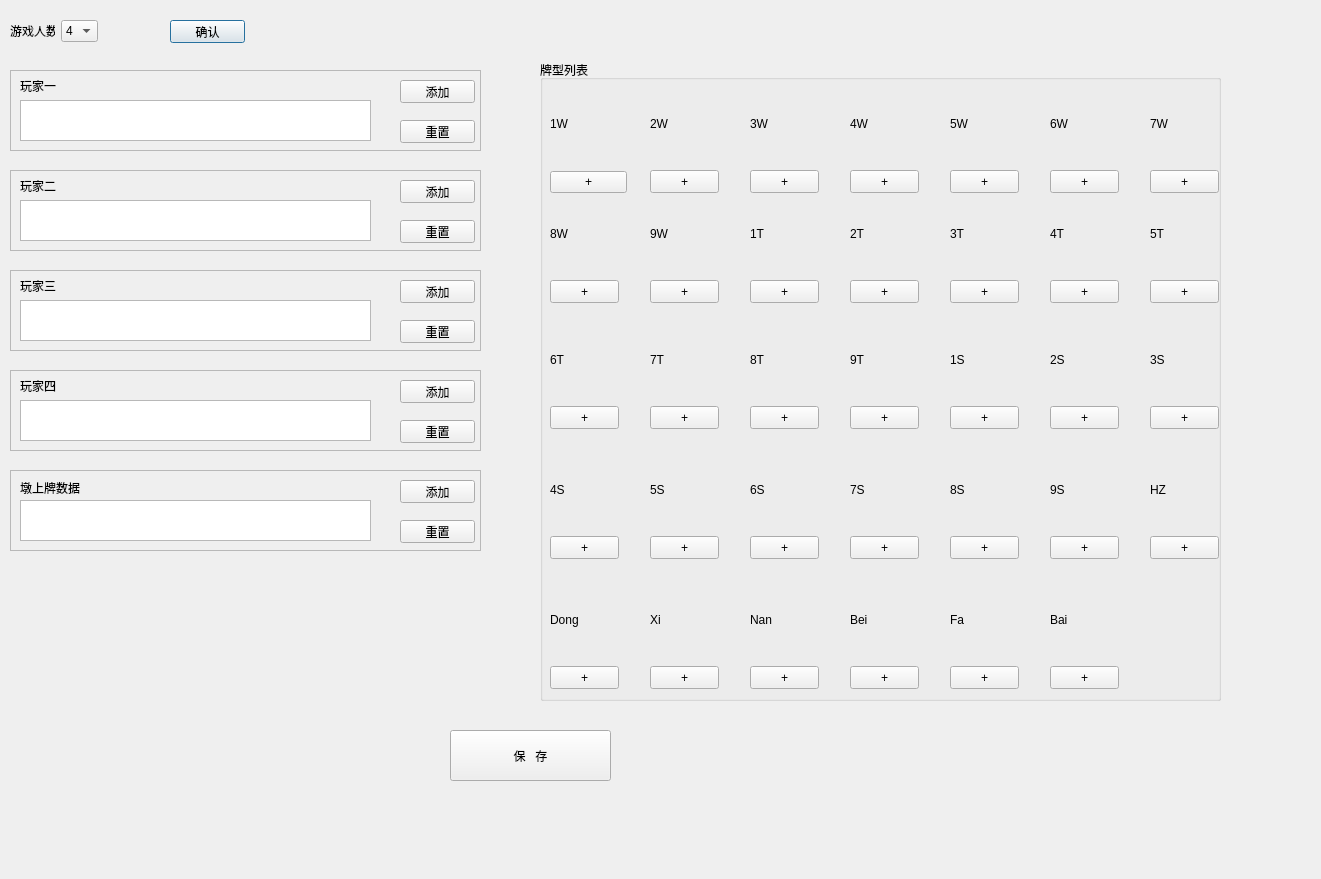
<?xml version="1.0" encoding="UTF-8"?>
<ui version="4.0">
 <class>Dialog</class>
 <widget class="QDialog" name="Dialog">
  <property name="geometry">
   <rect>
    <x>0</x>
    <y>0</y>
    <width>1321</width>
    <height>879</height>
   </rect>
  </property>
  <property name="windowTitle">
   <string>Dialog</string>
  </property>
  <widget class="QPushButton" name="pushButton">
   <property name="geometry">
    <rect>
     <x>170</x>
     <y>20</y>
     <width>75</width>
     <height>23</height>
    </rect>
   </property>
   <property name="text">
    <string>确认</string>
   </property>
  </widget>
  <widget class="QFrame" name="playerOne">
   <property name="geometry">
    <rect>
     <x>10</x>
     <y>70</y>
     <width>471</width>
     <height>81</height>
    </rect>
   </property>
   <property name="frameShape">
    <enum>QFrame::StyledPanel</enum>
   </property>
   <property name="frameShadow">
    <enum>QFrame::Raised</enum>
   </property>
   <widget class="QLabel" name="label_2">
    <property name="geometry">
     <rect>
      <x>10</x>
      <y>10</y>
      <width>54</width>
      <height>12</height>
     </rect>
    </property>
    <property name="text">
     <string>玩家一</string>
    </property>
   </widget>
   <widget class="QPlainTextEdit" name="playerOneText">
    <property name="geometry">
     <rect>
      <x>10</x>
      <y>30</y>
      <width>351</width>
      <height>41</height>
     </rect>
    </property>
   </widget>
   <widget class="QPushButton" name="playerOneaddBtn">
    <property name="geometry">
     <rect>
      <x>390</x>
      <y>10</y>
      <width>75</width>
      <height>23</height>
     </rect>
    </property>
    <property name="text">
     <string>添加</string>
    </property>
   </widget>
   <widget class="QPushButton" name="playerOneClearBtn">
    <property name="geometry">
     <rect>
      <x>390</x>
      <y>50</y>
      <width>75</width>
      <height>23</height>
     </rect>
    </property>
    <property name="text">
     <string>重置</string>
    </property>
   </widget>
  </widget>
  <widget class="QGroupBox" name="groupBox">
   <property name="geometry">
    <rect>
     <x>540</x>
     <y>60</y>
     <width>681</width>
     <height>641</height>
    </rect>
   </property>
   <property name="title">
    <string>牌型列表</string>
   </property>
   <widget class="QWidget" name="layoutWidget">
    <property name="geometry">
     <rect>
      <x>10</x>
      <y>22</y>
      <width>77</width>
      <height>111</height>
     </rect>
    </property>
    <layout class="QVBoxLayout" name="verticalLayout">
     <item>
      <widget class="QLabel" name="label_1W">
       <property name="text">
        <string>1W</string>
       </property>
      </widget>
     </item>
     <item>
      <widget class="QPushButton" name="pushButton_1W">
       <property name="text">
        <string>+</string>
       </property>
      </widget>
     </item>
    </layout>
   </widget>
   <widget class="QLabel" name="label_2W">
    <property name="geometry">
     <rect>
      <x>110</x>
      <y>24</y>
      <width>69</width>
      <height>80</height>
     </rect>
    </property>
    <property name="text">
     <string>2W</string>
    </property>
   </widget>
   <widget class="QPushButton" name="pushButton_2W">
    <property name="geometry">
     <rect>
      <x>110</x>
      <y>110</y>
      <width>69</width>
      <height>23</height>
     </rect>
    </property>
    <property name="text">
     <string>+</string>
    </property>
   </widget>
   <widget class="QLabel" name="label_3W">
    <property name="geometry">
     <rect>
      <x>210</x>
      <y>24</y>
      <width>69</width>
      <height>80</height>
     </rect>
    </property>
    <property name="text">
     <string>3W</string>
    </property>
   </widget>
   <widget class="QPushButton" name="pushButton_3W">
    <property name="geometry">
     <rect>
      <x>210</x>
      <y>110</y>
      <width>69</width>
      <height>23</height>
     </rect>
    </property>
    <property name="text">
     <string>+</string>
    </property>
   </widget>
   <widget class="QLabel" name="label_4W">
    <property name="geometry">
     <rect>
      <x>310</x>
      <y>24</y>
      <width>69</width>
      <height>80</height>
     </rect>
    </property>
    <property name="text">
     <string>4W</string>
    </property>
   </widget>
   <widget class="QPushButton" name="pushButton_4W">
    <property name="geometry">
     <rect>
      <x>310</x>
      <y>110</y>
      <width>69</width>
      <height>23</height>
     </rect>
    </property>
    <property name="text">
     <string>+</string>
    </property>
   </widget>
   <widget class="QLabel" name="label_5W">
    <property name="geometry">
     <rect>
      <x>410</x>
      <y>24</y>
      <width>69</width>
      <height>80</height>
     </rect>
    </property>
    <property name="text">
     <string>5W</string>
    </property>
   </widget>
   <widget class="QPushButton" name="pushButton_5W">
    <property name="geometry">
     <rect>
      <x>410</x>
      <y>110</y>
      <width>69</width>
      <height>23</height>
     </rect>
    </property>
    <property name="text">
     <string>+</string>
    </property>
   </widget>
   <widget class="QLabel" name="label_6W">
    <property name="geometry">
     <rect>
      <x>510</x>
      <y>24</y>
      <width>69</width>
      <height>80</height>
     </rect>
    </property>
    <property name="text">
     <string>6W</string>
    </property>
   </widget>
   <widget class="QPushButton" name="pushButton_6W">
    <property name="geometry">
     <rect>
      <x>510</x>
      <y>110</y>
      <width>69</width>
      <height>23</height>
     </rect>
    </property>
    <property name="text">
     <string>+</string>
    </property>
   </widget>
   <widget class="QLabel" name="label_7W">
    <property name="geometry">
     <rect>
      <x>610</x>
      <y>24</y>
      <width>69</width>
      <height>80</height>
     </rect>
    </property>
    <property name="text">
     <string>7W</string>
    </property>
   </widget>
   <widget class="QPushButton" name="pushButton_7W">
    <property name="geometry">
     <rect>
      <x>610</x>
      <y>110</y>
      <width>69</width>
      <height>23</height>
     </rect>
    </property>
    <property name="text">
     <string>+</string>
    </property>
   </widget>
   <widget class="QLabel" name="label_8W">
    <property name="geometry">
     <rect>
      <x>10</x>
      <y>134</y>
      <width>69</width>
      <height>80</height>
     </rect>
    </property>
    <property name="text">
     <string>8W</string>
    </property>
   </widget>
   <widget class="QPushButton" name="pushButton_8W">
    <property name="geometry">
     <rect>
      <x>10</x>
      <y>220</y>
      <width>69</width>
      <height>23</height>
     </rect>
    </property>
    <property name="text">
     <string>+</string>
    </property>
   </widget>
   <widget class="QLabel" name="label_9W">
    <property name="geometry">
     <rect>
      <x>110</x>
      <y>134</y>
      <width>69</width>
      <height>80</height>
     </rect>
    </property>
    <property name="text">
     <string>9W</string>
    </property>
   </widget>
   <widget class="QPushButton" name="pushButton_9W">
    <property name="geometry">
     <rect>
      <x>110</x>
      <y>220</y>
      <width>69</width>
      <height>23</height>
     </rect>
    </property>
    <property name="text">
     <string>+</string>
    </property>
   </widget>
   <widget class="QLabel" name="label_1T">
    <property name="geometry">
     <rect>
      <x>210</x>
      <y>134</y>
      <width>69</width>
      <height>80</height>
     </rect>
    </property>
    <property name="text">
     <string>1T</string>
    </property>
   </widget>
   <widget class="QPushButton" name="pushButton_1T">
    <property name="geometry">
     <rect>
      <x>210</x>
      <y>220</y>
      <width>69</width>
      <height>23</height>
     </rect>
    </property>
    <property name="text">
     <string>+</string>
    </property>
   </widget>
   <widget class="QLabel" name="label_2T">
    <property name="geometry">
     <rect>
      <x>310</x>
      <y>134</y>
      <width>69</width>
      <height>80</height>
     </rect>
    </property>
    <property name="text">
     <string>2T</string>
    </property>
   </widget>
   <widget class="QPushButton" name="pushButton_2T">
    <property name="geometry">
     <rect>
      <x>310</x>
      <y>220</y>
      <width>69</width>
      <height>23</height>
     </rect>
    </property>
    <property name="text">
     <string>+</string>
    </property>
   </widget>
   <widget class="QLabel" name="label_3T">
    <property name="geometry">
     <rect>
      <x>410</x>
      <y>134</y>
      <width>69</width>
      <height>80</height>
     </rect>
    </property>
    <property name="text">
     <string>3T</string>
    </property>
   </widget>
   <widget class="QPushButton" name="pushButton_3T">
    <property name="geometry">
     <rect>
      <x>410</x>
      <y>220</y>
      <width>69</width>
      <height>23</height>
     </rect>
    </property>
    <property name="text">
     <string>+</string>
    </property>
   </widget>
   <widget class="QLabel" name="label_4T">
    <property name="geometry">
     <rect>
      <x>510</x>
      <y>134</y>
      <width>69</width>
      <height>80</height>
     </rect>
    </property>
    <property name="text">
     <string>4T</string>
    </property>
   </widget>
   <widget class="QPushButton" name="pushButton_4T">
    <property name="geometry">
     <rect>
      <x>510</x>
      <y>220</y>
      <width>69</width>
      <height>23</height>
     </rect>
    </property>
    <property name="text">
     <string>+</string>
    </property>
   </widget>
   <widget class="QLabel" name="label_5T">
    <property name="geometry">
     <rect>
      <x>610</x>
      <y>134</y>
      <width>69</width>
      <height>80</height>
     </rect>
    </property>
    <property name="text">
     <string>5T</string>
    </property>
   </widget>
   <widget class="QPushButton" name="pushButton_5T">
    <property name="geometry">
     <rect>
      <x>610</x>
      <y>220</y>
      <width>69</width>
      <height>23</height>
     </rect>
    </property>
    <property name="text">
     <string>+</string>
    </property>
   </widget>
   <widget class="QPushButton" name="pushButton_6T">
    <property name="geometry">
     <rect>
      <x>10</x>
      <y>346</y>
      <width>69</width>
      <height>23</height>
     </rect>
    </property>
    <property name="text">
     <string>+</string>
    </property>
   </widget>
   <widget class="QLabel" name="label_6T">
    <property name="geometry">
     <rect>
      <x>10</x>
      <y>260</y>
      <width>69</width>
      <height>80</height>
     </rect>
    </property>
    <property name="text">
     <string>6T</string>
    </property>
   </widget>
   <widget class="QPushButton" name="pushButton_7T">
    <property name="geometry">
     <rect>
      <x>110</x>
      <y>346</y>
      <width>69</width>
      <height>23</height>
     </rect>
    </property>
    <property name="text">
     <string>+</string>
    </property>
   </widget>
   <widget class="QLabel" name="label_7T">
    <property name="geometry">
     <rect>
      <x>110</x>
      <y>260</y>
      <width>69</width>
      <height>80</height>
     </rect>
    </property>
    <property name="text">
     <string>7T</string>
    </property>
   </widget>
   <widget class="QPushButton" name="pushButton_8T">
    <property name="geometry">
     <rect>
      <x>210</x>
      <y>346</y>
      <width>69</width>
      <height>23</height>
     </rect>
    </property>
    <property name="text">
     <string>+</string>
    </property>
   </widget>
   <widget class="QLabel" name="label_8T">
    <property name="geometry">
     <rect>
      <x>210</x>
      <y>260</y>
      <width>69</width>
      <height>80</height>
     </rect>
    </property>
    <property name="text">
     <string>8T</string>
    </property>
   </widget>
   <widget class="QPushButton" name="pushButton_9T">
    <property name="geometry">
     <rect>
      <x>310</x>
      <y>346</y>
      <width>69</width>
      <height>23</height>
     </rect>
    </property>
    <property name="text">
     <string>+</string>
    </property>
   </widget>
   <widget class="QLabel" name="label_9T">
    <property name="geometry">
     <rect>
      <x>310</x>
      <y>260</y>
      <width>69</width>
      <height>80</height>
     </rect>
    </property>
    <property name="text">
     <string>9T</string>
    </property>
   </widget>
   <widget class="QPushButton" name="pushButton_1sou">
    <property name="geometry">
     <rect>
      <x>410</x>
      <y>346</y>
      <width>69</width>
      <height>23</height>
     </rect>
    </property>
    <property name="text">
     <string>+</string>
    </property>
   </widget>
   <widget class="QLabel" name="label_1sou">
    <property name="geometry">
     <rect>
      <x>410</x>
      <y>260</y>
      <width>69</width>
      <height>80</height>
     </rect>
    </property>
    <property name="text">
     <string>1S</string>
    </property>
   </widget>
   <widget class="QLabel" name="label_2sou">
    <property name="geometry">
     <rect>
      <x>510</x>
      <y>260</y>
      <width>69</width>
      <height>80</height>
     </rect>
    </property>
    <property name="text">
     <string>2S</string>
    </property>
   </widget>
   <widget class="QPushButton" name="pushButton_2sou">
    <property name="geometry">
     <rect>
      <x>510</x>
      <y>346</y>
      <width>69</width>
      <height>23</height>
     </rect>
    </property>
    <property name="text">
     <string>+</string>
    </property>
   </widget>
   <widget class="QPushButton" name="pushButton_3sou">
    <property name="geometry">
     <rect>
      <x>610</x>
      <y>346</y>
      <width>69</width>
      <height>23</height>
     </rect>
    </property>
    <property name="text">
     <string>+</string>
    </property>
   </widget>
   <widget class="QLabel" name="label_3sou">
    <property name="geometry">
     <rect>
      <x>610</x>
      <y>260</y>
      <width>69</width>
      <height>80</height>
     </rect>
    </property>
    <property name="text">
     <string>3S</string>
    </property>
   </widget>
   <widget class="QPushButton" name="pushButton_4sou">
    <property name="geometry">
     <rect>
      <x>10</x>
      <y>476</y>
      <width>69</width>
      <height>23</height>
     </rect>
    </property>
    <property name="text">
     <string>+</string>
    </property>
   </widget>
   <widget class="QLabel" name="label_4sou">
    <property name="geometry">
     <rect>
      <x>10</x>
      <y>390</y>
      <width>69</width>
      <height>80</height>
     </rect>
    </property>
    <property name="text">
     <string>4S</string>
    </property>
   </widget>
   <widget class="QPushButton" name="pushButton_5sou">
    <property name="geometry">
     <rect>
      <x>110</x>
      <y>476</y>
      <width>69</width>
      <height>23</height>
     </rect>
    </property>
    <property name="text">
     <string>+</string>
    </property>
   </widget>
   <widget class="QLabel" name="label_5sou">
    <property name="geometry">
     <rect>
      <x>110</x>
      <y>390</y>
      <width>69</width>
      <height>80</height>
     </rect>
    </property>
    <property name="text">
     <string>5S</string>
    </property>
   </widget>
   <widget class="QPushButton" name="pushButton_6sou">
    <property name="geometry">
     <rect>
      <x>210</x>
      <y>476</y>
      <width>69</width>
      <height>23</height>
     </rect>
    </property>
    <property name="text">
     <string>+</string>
    </property>
   </widget>
   <widget class="QLabel" name="label_6sou">
    <property name="geometry">
     <rect>
      <x>210</x>
      <y>390</y>
      <width>69</width>
      <height>80</height>
     </rect>
    </property>
    <property name="text">
     <string>6S</string>
    </property>
   </widget>
   <widget class="QPushButton" name="pushButton_7sou">
    <property name="geometry">
     <rect>
      <x>310</x>
      <y>476</y>
      <width>69</width>
      <height>23</height>
     </rect>
    </property>
    <property name="text">
     <string>+</string>
    </property>
   </widget>
   <widget class="QLabel" name="label_7sou">
    <property name="geometry">
     <rect>
      <x>310</x>
      <y>390</y>
      <width>69</width>
      <height>80</height>
     </rect>
    </property>
    <property name="text">
     <string>7S</string>
    </property>
   </widget>
   <widget class="QLabel" name="label_8sou">
    <property name="geometry">
     <rect>
      <x>410</x>
      <y>390</y>
      <width>69</width>
      <height>80</height>
     </rect>
    </property>
    <property name="text">
     <string>8S</string>
    </property>
   </widget>
   <widget class="QPushButton" name="pushButton_8sou">
    <property name="geometry">
     <rect>
      <x>410</x>
      <y>476</y>
      <width>69</width>
      <height>23</height>
     </rect>
    </property>
    <property name="text">
     <string>+</string>
    </property>
   </widget>
   <widget class="QPushButton" name="pushButton_9sou">
    <property name="geometry">
     <rect>
      <x>510</x>
      <y>476</y>
      <width>69</width>
      <height>23</height>
     </rect>
    </property>
    <property name="text">
     <string>+</string>
    </property>
   </widget>
   <widget class="QLabel" name="label_9sou">
    <property name="geometry">
     <rect>
      <x>510</x>
      <y>390</y>
      <width>69</width>
      <height>80</height>
     </rect>
    </property>
    <property name="text">
     <string>9S</string>
    </property>
   </widget>
   <widget class="QLabel" name="label_HZ">
    <property name="geometry">
     <rect>
      <x>610</x>
      <y>390</y>
      <width>69</width>
      <height>80</height>
     </rect>
    </property>
    <property name="text">
     <string>HZ</string>
    </property>
   </widget>
   <widget class="QPushButton" name="pushButton_HZ">
    <property name="geometry">
     <rect>
      <x>610</x>
      <y>476</y>
      <width>69</width>
      <height>23</height>
     </rect>
    </property>
    <property name="text">
     <string>+</string>
    </property>
   </widget>
   <widget class="QPushButton" name="pushButton_Dong">
    <property name="geometry">
     <rect>
      <x>10</x>
      <y>606</y>
      <width>69</width>
      <height>23</height>
     </rect>
    </property>
    <property name="text">
     <string>+</string>
    </property>
   </widget>
   <widget class="QLabel" name="label_Dong">
    <property name="geometry">
     <rect>
      <x>10</x>
      <y>520</y>
      <width>69</width>
      <height>80</height>
     </rect>
    </property>
    <property name="text">
     <string>Dong</string>
    </property>
   </widget>
   <widget class="QPushButton" name="pushButton_Xi">
    <property name="geometry">
     <rect>
      <x>110</x>
      <y>606</y>
      <width>69</width>
      <height>23</height>
     </rect>
    </property>
    <property name="text">
     <string>+</string>
    </property>
   </widget>
   <widget class="QLabel" name="label_Xi">
    <property name="geometry">
     <rect>
      <x>110</x>
      <y>520</y>
      <width>69</width>
      <height>80</height>
     </rect>
    </property>
    <property name="text">
     <string>Xi</string>
    </property>
   </widget>
   <widget class="QLabel" name="label_Nan">
    <property name="geometry">
     <rect>
      <x>210</x>
      <y>520</y>
      <width>69</width>
      <height>80</height>
     </rect>
    </property>
    <property name="text">
     <string>Nan</string>
    </property>
   </widget>
   <widget class="QPushButton" name="pushButton_Nan">
    <property name="geometry">
     <rect>
      <x>210</x>
      <y>606</y>
      <width>69</width>
      <height>23</height>
     </rect>
    </property>
    <property name="text">
     <string>+</string>
    </property>
   </widget>
   <widget class="QPushButton" name="pushButton_Bei">
    <property name="geometry">
     <rect>
      <x>310</x>
      <y>606</y>
      <width>69</width>
      <height>23</height>
     </rect>
    </property>
    <property name="text">
     <string>+</string>
    </property>
   </widget>
   <widget class="QLabel" name="label_Bei">
    <property name="geometry">
     <rect>
      <x>310</x>
      <y>520</y>
      <width>69</width>
      <height>80</height>
     </rect>
    </property>
    <property name="text">
     <string>Bei</string>
    </property>
   </widget>
   <widget class="QPushButton" name="pushButton_Fa">
    <property name="geometry">
     <rect>
      <x>410</x>
      <y>606</y>
      <width>69</width>
      <height>23</height>
     </rect>
    </property>
    <property name="text">
     <string>+</string>
    </property>
   </widget>
   <widget class="QLabel" name="label_Fa">
    <property name="geometry">
     <rect>
      <x>410</x>
      <y>520</y>
      <width>69</width>
      <height>80</height>
     </rect>
    </property>
    <property name="text">
     <string>Fa</string>
    </property>
   </widget>
   <widget class="QPushButton" name="pushButton_Bai">
    <property name="geometry">
     <rect>
      <x>510</x>
      <y>606</y>
      <width>69</width>
      <height>23</height>
     </rect>
    </property>
    <property name="text">
     <string>+</string>
    </property>
   </widget>
   <widget class="QLabel" name="label_Bai">
    <property name="geometry">
     <rect>
      <x>510</x>
      <y>520</y>
      <width>69</width>
      <height>80</height>
     </rect>
    </property>
    <property name="text">
     <string>Bai</string>
    </property>
   </widget>
  </widget>
  <widget class="QFrame" name="playerTow">
   <property name="geometry">
    <rect>
     <x>10</x>
     <y>170</y>
     <width>471</width>
     <height>81</height>
    </rect>
   </property>
   <property name="frameShape">
    <enum>QFrame::StyledPanel</enum>
   </property>
   <property name="frameShadow">
    <enum>QFrame::Raised</enum>
   </property>
   <widget class="QLabel" name="label_3">
    <property name="geometry">
     <rect>
      <x>10</x>
      <y>10</y>
      <width>54</width>
      <height>12</height>
     </rect>
    </property>
    <property name="text">
     <string>玩家二</string>
    </property>
   </widget>
   <widget class="QPlainTextEdit" name="playerTowText">
    <property name="geometry">
     <rect>
      <x>10</x>
      <y>30</y>
      <width>351</width>
      <height>41</height>
     </rect>
    </property>
   </widget>
   <widget class="QPushButton" name="playerTowaddBtn">
    <property name="geometry">
     <rect>
      <x>390</x>
      <y>10</y>
      <width>75</width>
      <height>23</height>
     </rect>
    </property>
    <property name="text">
     <string>添加</string>
    </property>
   </widget>
   <widget class="QPushButton" name="playerTowClearBtn">
    <property name="geometry">
     <rect>
      <x>390</x>
      <y>50</y>
      <width>75</width>
      <height>23</height>
     </rect>
    </property>
    <property name="text">
     <string>重置</string>
    </property>
   </widget>
  </widget>
  <widget class="QFrame" name="playerThree">
   <property name="geometry">
    <rect>
     <x>10</x>
     <y>270</y>
     <width>471</width>
     <height>81</height>
    </rect>
   </property>
   <property name="frameShape">
    <enum>QFrame::StyledPanel</enum>
   </property>
   <property name="frameShadow">
    <enum>QFrame::Raised</enum>
   </property>
   <widget class="QLabel" name="label_4">
    <property name="geometry">
     <rect>
      <x>10</x>
      <y>10</y>
      <width>54</width>
      <height>12</height>
     </rect>
    </property>
    <property name="text">
     <string>玩家三</string>
    </property>
   </widget>
   <widget class="QPlainTextEdit" name="playerThreeText">
    <property name="geometry">
     <rect>
      <x>10</x>
      <y>30</y>
      <width>351</width>
      <height>41</height>
     </rect>
    </property>
   </widget>
   <widget class="QPushButton" name="playerThreeaddBtn">
    <property name="geometry">
     <rect>
      <x>390</x>
      <y>10</y>
      <width>75</width>
      <height>23</height>
     </rect>
    </property>
    <property name="text">
     <string>添加</string>
    </property>
   </widget>
   <widget class="QPushButton" name="playerThreeClearBtn">
    <property name="geometry">
     <rect>
      <x>390</x>
      <y>50</y>
      <width>75</width>
      <height>23</height>
     </rect>
    </property>
    <property name="text">
     <string>重置</string>
    </property>
   </widget>
  </widget>
  <widget class="QFrame" name="playerFour">
   <property name="geometry">
    <rect>
     <x>10</x>
     <y>370</y>
     <width>471</width>
     <height>81</height>
    </rect>
   </property>
   <property name="frameShape">
    <enum>QFrame::StyledPanel</enum>
   </property>
   <property name="frameShadow">
    <enum>QFrame::Raised</enum>
   </property>
   <widget class="QLabel" name="label_5">
    <property name="geometry">
     <rect>
      <x>10</x>
      <y>10</y>
      <width>54</width>
      <height>12</height>
     </rect>
    </property>
    <property name="text">
     <string>玩家四</string>
    </property>
   </widget>
   <widget class="QPlainTextEdit" name="playerFourText">
    <property name="geometry">
     <rect>
      <x>10</x>
      <y>30</y>
      <width>351</width>
      <height>41</height>
     </rect>
    </property>
   </widget>
   <widget class="QPushButton" name="playerFouraddBtn">
    <property name="geometry">
     <rect>
      <x>390</x>
      <y>10</y>
      <width>75</width>
      <height>23</height>
     </rect>
    </property>
    <property name="text">
     <string>添加</string>
    </property>
   </widget>
   <widget class="QPushButton" name="playerFourClearBtn">
    <property name="geometry">
     <rect>
      <x>390</x>
      <y>50</y>
      <width>75</width>
      <height>23</height>
     </rect>
    </property>
    <property name="text">
     <string>重置</string>
    </property>
   </widget>
  </widget>
  <widget class="QFrame" name="dunCard">
   <property name="geometry">
    <rect>
     <x>10</x>
     <y>470</y>
     <width>471</width>
     <height>81</height>
    </rect>
   </property>
   <property name="frameShape">
    <enum>QFrame::StyledPanel</enum>
   </property>
   <property name="frameShadow">
    <enum>QFrame::Raised</enum>
   </property>
   <widget class="QLabel" name="label_7">
    <property name="geometry">
     <rect>
      <x>10</x>
      <y>10</y>
      <width>71</width>
      <height>16</height>
     </rect>
    </property>
    <property name="text">
     <string>墩上牌数据</string>
    </property>
   </widget>
   <widget class="QPlainTextEdit" name="dunText">
    <property name="geometry">
     <rect>
      <x>10</x>
      <y>30</y>
      <width>351</width>
      <height>41</height>
     </rect>
    </property>
   </widget>
   <widget class="QPushButton" name="dunAddCard">
    <property name="geometry">
     <rect>
      <x>390</x>
      <y>10</y>
      <width>75</width>
      <height>23</height>
     </rect>
    </property>
    <property name="text">
     <string>添加</string>
    </property>
   </widget>
   <widget class="QPushButton" name="dunClear">
    <property name="geometry">
     <rect>
      <x>390</x>
      <y>50</y>
      <width>75</width>
      <height>23</height>
     </rect>
    </property>
    <property name="text">
     <string>重置</string>
    </property>
   </widget>
  </widget>
  <widget class="QPushButton" name="saveBtn">
   <property name="geometry">
    <rect>
     <x>450</x>
     <y>730</y>
     <width>161</width>
     <height>51</height>
    </rect>
   </property>
   <property name="text">
    <string>保   存</string>
   </property>
  </widget>
  <widget class="QWidget" name="layoutWidget">
   <property name="geometry">
    <rect>
     <x>10</x>
     <y>20</y>
     <width>88</width>
     <height>22</height>
    </rect>
   </property>
   <layout class="QHBoxLayout" name="horizontalLayout">
    <item>
     <widget class="QLabel" name="label">
      <property name="text">
       <string>游戏人数</string>
      </property>
     </widget>
    </item>
    <item>
     <widget class="QComboBox" name="playerComboBox">
      <item>
       <property name="text">
        <string>4</string>
       </property>
      </item>
      <item>
       <property name="text">
        <string>3</string>
       </property>
      </item>
      <item>
       <property name="text">
        <string>2</string>
       </property>
      </item>
     </widget>
    </item>
   </layout>
  </widget>
 </widget>
 <resources/>
 <connections/>
</ui>
